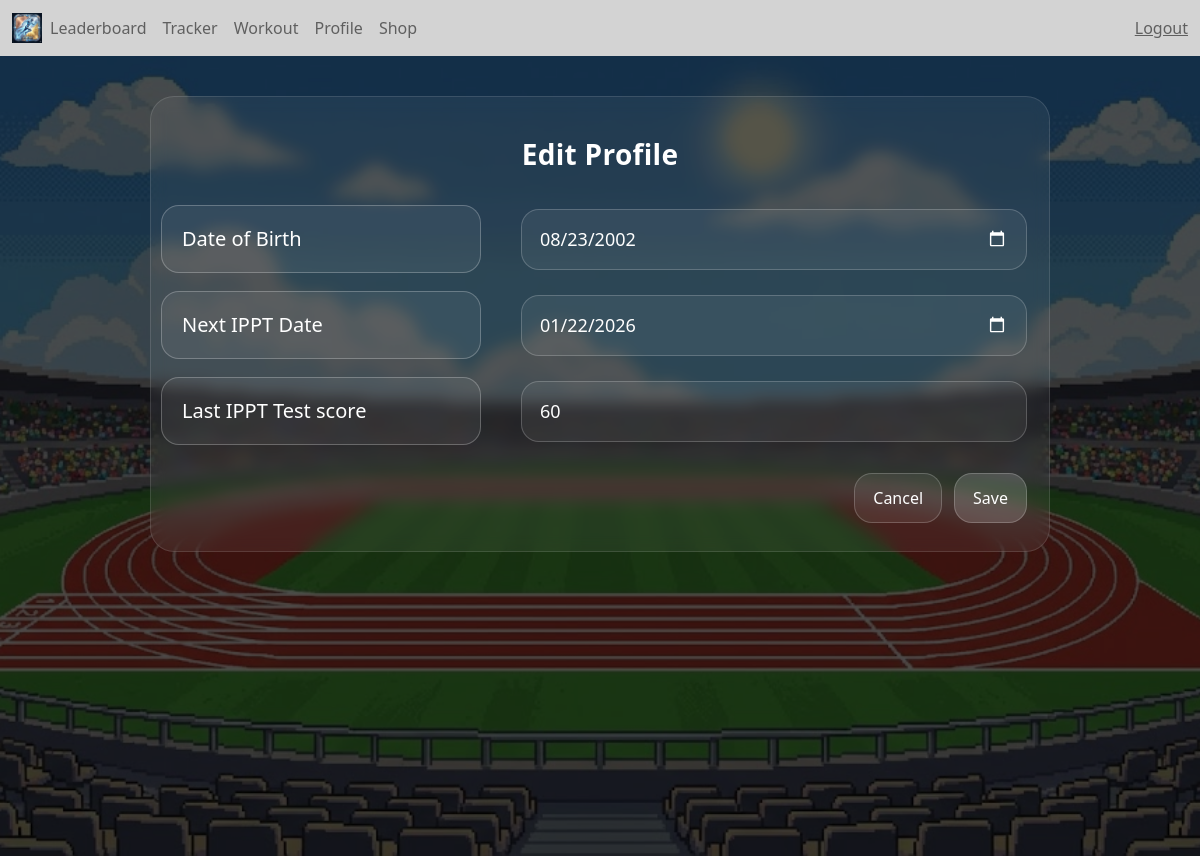
Page /profile (signed in) on the committed database.
### tables this page shows
CREATE TABLE profiles (
            user_id INTEGER PRIMARY KEY,
            xp INTEGER DEFAULT 0,
            credits INTEGER DEFAULT 0,
            dob DATE,
            goal TEXT,
            avatar_path TEXT DEFAULT '/static/avatar/default.jpg',
            next_ippt_date DATE,
            prev_ippt_score INTEGER,
            FOREIGN KEY(user_id) REFERENCES users(id)
        );

### app.py (the view, shortened to what this page needs)
@app.route("/profile", methods=["GET", "POST"])
@login_required
def profile():
    db = get_db()
    user = db.execute("""
        SELECT dob, next_ippt_date, prev_ippt_score
        FROM profiles
        WHERE user_id = ?
    """, (current_user.id,)).fetchone()
    return render_template("profile.html", user=user)

### app.py (called while the page is built)
@login_manager.user_loader
def load_user(user_id):
    db = get_db()
    user = db.execute(
        "SELECT * FROM users WHERE id = ?",
        (user_id,)
    ).fetchone()
    if user:
        return User(user["id"], user["username"])
    return None

def get_db():
    db = getattr(g, "_database", None)
    if db is None:
        db = g._database = sqlite3.connect(DATABASE)
        db.row_factory = sqlite3.Row
    return db

@app.teardown_appcontext
def close_connection(exception):
    db = getattr(g, "_database", None)
    if db is not None:
        db.close()

### templates/profile.html (shortened to what this page needs)
{% extends "base.html" %}
{% block css %}
<link rel="stylesheet" href="{{ url_for('static', filename='profile.css') }}">
{% endblock %}
{% block content %}
<div class="track-bg">
  <div class="overlay">
    <div class="card">
      <div class="title">Edit Profile</div>
      <form method="POST">
        <div class="rows">
          <div class="row">
            <div class="pill">Date of Birth</div>
            <div>
              <input
                class="input"
                type="date"
                id="dob"
                name="dob"
                value="{{ user.dob if user and user.dob else '' }}"
              />
            </div>
          </div>
          <div class="row">
            <div class="pill">Next IPPT Date</div>
            <div>
              <input
                class="input"
                type="date"
                id="next_ippt_date"
                name="next_ippt_date"
                value="{{ user.next_ippt_date if user and user.next_ippt_date else '' }}"
              />
            </div>
          </div>
          <div class="row">
            <div class="pill">Last IPPT Test score</div>
            <div>
              <input
                class="input"
                type="number"
                id="last_ippt_score"
                name="last_ippt_score"
                value="{{ user.prev_ippt_score if user and user.prev_ippt_score else '' }}"
              />
            </div>
          </div>
        </div>
        <div class="actions">
          <a class="btn" href="/profile">Cancel</a>
          <button class="btn primary" type="submit">Save</button>
        </div>
      </form>
    </div>
  </div>
</div>
{% endblock %}

### static/profile.css (style rules this page uses)
.track-bg { min-height: 100vh; background-image: url("/static/home_backgrnd/Track.png"); background-size: cover; background-position: center; background-repeat: no-repeat; }
.overlay { min-height: 100vh; background: rgba(0, 0, 0, 0.70); padding: 40px 16px; display: flex; justify-content: center; align-items: flex-start; }
.card { width: 100%; max-width: 900px; border-radius: 24px; border: 1px solid rgba(255, 255, 255, 0.12); background: rgba(255, 255, 255, 0.06); backdrop-filter: blur(8px); padding: 28px 22px; }
.title { text-align: center; color: #fff; font-size: 28px; font-weight: 600; margin: 8px 0 30px; letter-spacing: 0.3px; }
.rows { display: flex; flex-direction: column; gap: 18px; }
.row { display: grid; grid-template-columns: 1fr; gap: 12px; align-items: center; }
@media (min-width: 768px) { .row { grid-template-columns: 320px 1fr; gap: 28px; } }
.pill { border-radius: 18px; border: 1px solid rgba(255, 255, 255, 0.25); background: rgba(255, 255, 255, 0.06); padding: 18px 20px; color: #fff; font-size: 20px; font-weight: 500; }
.input, .select { width: 100%; border-radius: 18px; border: 1px solid rgba(255, 255, 255, 0.20); background: rgba(255, 255, 255, 0.06); color: #fff; padding: 16px 18px; font-size: 18px; outline: none; }
input[type="date"] { color-scheme: dark; }
.actions { margin-top: 28px; display: flex; gap: 12px; justify-content: flex-end; flex-wrap: wrap; }
.btn { border-radius: 18px; padding: 12px 18px; font-size: 16px; cursor: pointer; border: 1px solid rgba(255, 255, 255, 0.20); background: rgba(255, 255, 255, 0.08); color: #fff; text-decoration: none; display: inline-block; }
.btn.primary { background: rgba(255, 255, 255, 0.16); }

### rows in the picture
profiles: dob "08/23/2002", next_ippt_date "01/22/2026", last_ippt_score "60"
